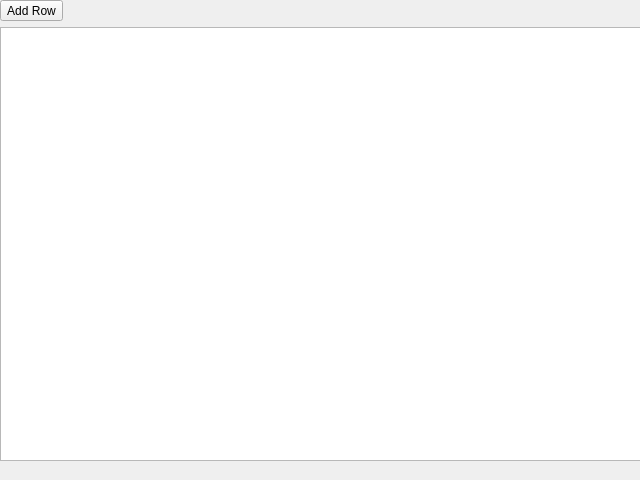
<?xml version="1.0" encoding="UTF-8"?>
<ui version="4.0">
 <class>SheetForm</class>
 <widget class="QWidget" name="SheetForm">
  <property name="geometry">
   <rect>
    <x>0</x>
    <y>0</y>
    <width>640</width>
    <height>480</height>
   </rect>
  </property>
  <property name="windowTitle">
   <string>Sports Scoring System</string>
  </property>
  <widget class="QWidget" name="verticalLayoutWidget">
   <property name="geometry">
    <rect>
     <x>0</x>
     <y>0</y>
     <width>641</width>
     <height>461</height>
    </rect>
   </property>
   <layout class="QVBoxLayout" name="verticalLayout">
    <item>
     <layout class="QHBoxLayout" name="horizontalLayout">
      <item>
       <widget class="QToolButton" name="toolButton">
        <property name="text">
         <string>Add Row</string>
        </property>
        <property name="toolButtonStyle">
         <enum>Qt::ToolButtonIconOnly</enum>
        </property>
       </widget>
      </item>
      <item>
       <spacer name="horizontalSpacer">
        <property name="orientation">
         <enum>Qt::Horizontal</enum>
        </property>
        <property name="sizeHint" stdset="0">
         <size>
          <width>40</width>
          <height>20</height>
         </size>
        </property>
       </spacer>
      </item>
     </layout>
    </item>
    <item>
     <widget class="QTableView" name="tableView"/>
    </item>
   </layout>
  </widget>
 </widget>
 <resources/>
 <connections/>
</ui>
